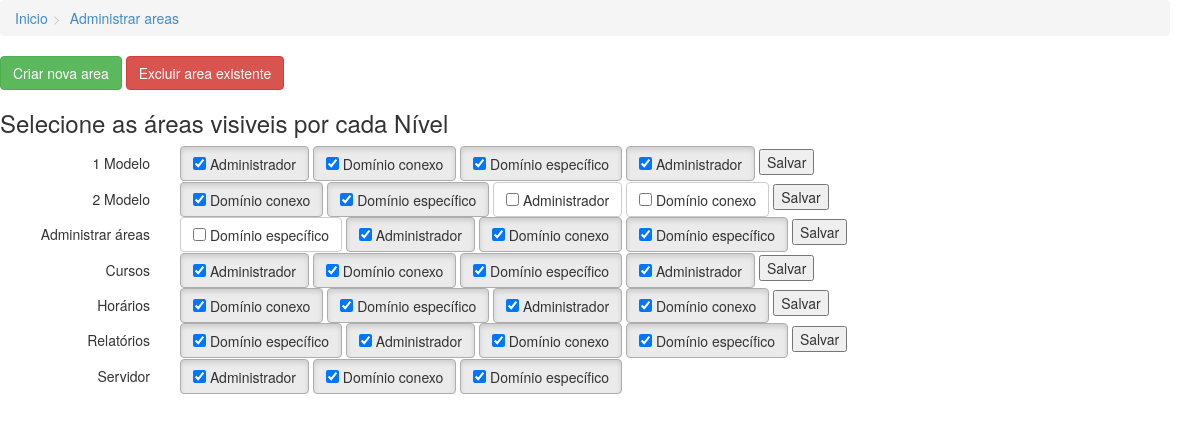
Screenshot of /dsv/admArea.php (signed in) with the database file from the repository.
### tables this page shows
CREATE TABLE IF NOT EXISTS `nivelServidor_areaMenu` (
  `idAreaMenu` INT NOT NULL,
  `idNivelServidor` INT NOT NULL,
  `visivel` TINYINT(1) NOT NULL,
  PRIMARY KEY (`idAreaMenu`, `idNivelServidor`),
  INDEX `fk_nivelServidor_has_menu1_menu1_idx` (`idAreaMenu` ASC),
  INDEX `fk_nivelServidor_has_menu1_nivelServidor1_idx` (`idNivelServidor` ASC),
  CONSTRAINT `fk_nivelServidor_has_menu1_nivelServidor1`
    FOREIGN KEY (`idNivelServidor`)
    REFERENCES `nivelServidor` (`idNivelServidor`)
    ON DELETE NO ACTION
    ON UPDATE NO ACTION,
  CONSTRAINT `fk_nivelServidor_has_menu1_menu1`
    FOREIGN KEY (`idAreaMenu`)
    REFERENCES `areaMenu` (`idAreaMenu`)
    ON DELETE NO ACTION
    ON UPDATE NO ACTION);

CREATE TABLE IF NOT EXISTS `areaMenu` (
  `idAreaMenu` INT NOT NULL AUTO_INCREMENT,
  `nomeAreaMenu` VARCHAR(45) NULL,
  `descricaoAreaMenu` VARCHAR(45) NULL,
  `linkAreaMenu` VARCHAR(45) NULL,
  PRIMARY KEY (`idAreaMenu`));

CREATE TABLE IF NOT EXISTS `nivelServidor` (
  `idNivelServidor` INT NOT NULL AUTO_INCREMENT,
  `nivel` VARCHAR(45) NULL,
  `regValido` TINYINT(1) NOT NULL,
  PRIMARY KEY (`idNivelServidor`));

### dsv/library/databaseAcess.php (called while the page is built, shortened)
<?php
	require_once dirname(__FILE__).'/../ink/database.php';
	function selectAreas(){
		$sql = "SELECT nivelServidor_areaMenu.idAreaMenu,
					   areaMenu.descricaoAreaMenu,
					   areaMenu.nomeAreaMenu,
		               nivelServidor_areaMenu.idNivelServidor,
					   nivelServidor.nivel,
					   visivel
		          FROM nivelServidor_areaMenu
				 JOIN nivelServidor using(idNivelServidor)
				 JOIN areaMenu using(idAreaMenu)
			 ORDER BY areaMenu.descricaoAreaMenu, nivelServidor.nivel";
		$r=dbConsulta($sql);
		return $r;
	}
?>

### dsv/ink/database.php (called while the page is built, shortened)
<?php
	function dbConsulta($sql){
		($a = mysql_query($sql)) or (die ("error: ".mysql_error()));
		return $a;
	}
?>

### dsv/library/library.php (the view, shortened to what this page needs)
<?php
	require_once dirname(__FILE__).'/databaseAcess.php';
	function listarAreas(){
		$resultado = selectAreas();
		$cont = 0;
		echo' <h3> Selecione as áreas visiveis por cada Nível </h3>';
		echo' <div class="row">';
		while ($rowArea = mysql_fetch_array($resultado)) {
			if($cont == 0){
			echo' <div class="row">';
			echo'<div class="col-md-2 text-right"> <h5>'.$rowArea['descricaoAreaMenu'].'</h5> </div>';
			echo'<div class="col-md-10">';
			echo'<form action="salvaArea.php" method=GET">';
			}
			echo' <label class="btn btn-default'; if($rowArea['visivel'] ==1)echo' active'; echo'">';
			echo' 	<input type="checkbox" name=check[] value='.$rowArea['idNivelServidor'].' ';
			if($rowArea['visivel'] ==1)echo'CHECKED'; echo '>';
			echo' '.$rowArea['nivel'].'';
			echo' </label>';
			$cont++;
			if($cont == 4){
		    echo' <input type="submit" value="Salvar">';
			echo' </form>';
			echo' </div>';
			echo' </div>';
			$cont = 0;
			}
		}
	}
?>

### dsv/css/alternativeStyles.css (style rules this page uses)
.row { width:100%; }

### rows the page displays
nivelservidor_areamenu: idAreaMenu.descricaoAreaMenu "1 Modelo", visivel "☑", idNivelServidor.nivel "Administrador"
nivelservidor_areamenu: visivel "☑", idNivelServidor.nivel "Domínio conexo"
nivelservidor_areamenu: visivel "☑", idNivelServidor.nivel "Domínio específico"
nivelservidor_areamenu: visivel "☑", idNivelServidor.nivel "Administrador"
nivelservidor_areamenu: idAreaMenu.descricaoAreaMenu "2 Modelo", visivel "☑", idNivelServidor.nivel "Domínio conexo"
nivelservidor_areamenu: visivel "☑", idNivelServidor.nivel "Domínio específico"
nivelservidor_areamenu: idNivelServidor.nivel "Administrador"
nivelservidor_areamenu: idNivelServidor.nivel "Domínio conexo"
nivelservidor_areamenu: idAreaMenu.descricaoAreaMenu "Administrar áreas", idNivelServidor.nivel "Domínio específico"
nivelservidor_areamenu: visivel "☑", idNivelServidor.nivel "Administrador"
nivelservidor_areamenu: visivel "☑", idNivelServidor.nivel "Domínio conexo"
nivelservidor_areamenu: visivel "☑", idNivelServidor.nivel "Domínio específico"
nivelservidor_areamenu: idAreaMenu.descricaoAreaMenu "Cursos", visivel "☑", idNivelServidor.nivel "Administrador"
nivelservidor_areamenu: visivel "☑", idNivelServidor.nivel "Domínio conexo"
nivelservidor_areamenu: visivel "☑", idNivelServidor.nivel "Domínio específico"
nivelservidor_areamenu: visivel "☑", idNivelServidor.nivel "Administrador"
nivelservidor_areamenu: idAreaMenu.descricaoAreaMenu "Horários", visivel "☑", idNivelServidor.nivel "Domínio conexo"
nivelservidor_areamenu: visivel "☑", idNivelServidor.nivel "Domínio específico"
nivelservidor_areamenu: visivel "☑", idNivelServidor.nivel "Administrador"
nivelservidor_areamenu: visivel "☑", idNivelServidor.nivel "Domínio conexo"
nivelservidor_areamenu: idAreaMenu.descricaoAreaMenu "Relatórios", visivel "☑", idNivelServidor.nivel "Domínio específico"
nivelservidor_areamenu: visivel "☑", idNivelServidor.nivel "Administrador"
nivelservidor_areamenu: visivel "☑", idNivelServidor.nivel "Domínio conexo"
nivelservidor_areamenu: visivel "☑", idNivelServidor.nivel "Domínio específico"
nivelservidor_areamenu: idAreaMenu.descricaoAreaMenu "Servidor", visivel "☑", idNivelServidor.nivel "Administrador"
nivelservidor_areamenu: visivel "☑", idNivelServidor.nivel "Domínio conexo"
nivelservidor_areamenu: visivel "☑", idNivelServidor.nivel "Domínio específico"
